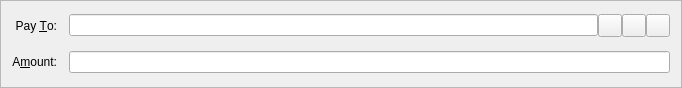
<?xml version="1.0" encoding="UTF-8"?>
<ui version="4.0">
 <class>CreateProposalPayToEntry</class>
 <widget class="QFrame" name="CreateProposalPayToEntry">
  <property name="geometry">
   <rect>
    <x>0</x>
    <y>0</y>
    <width>682</width>
    <height>88</height>
   </rect>
  </property>
  <property name="windowTitle">
   <string>Form</string>
  </property>
  <property name="frameShape">
   <enum>QFrame::StyledPanel</enum>
  </property>
  <property name="frameShadow">
   <enum>QFrame::Sunken</enum>
  </property>
  <layout class="QGridLayout" name="gridLayout">
   <property name="spacing">
    <number>12</number>
   </property>
   <item row="4" column="0">
    <widget class="QLabel" name="label">
     <property name="text">
      <string>A&amp;mount:</string>
     </property>
     <property name="alignment">
      <set>Qt::AlignRight|Qt::AlignTrailing|Qt::AlignVCenter</set>
     </property>
     <property name="buddy">
      <cstring>payAmount</cstring>
     </property>
    </widget>
   </item>
   <item row="3" column="0">
    <widget class="QLabel" name="label_2">
     <property name="text">
      <string>Pay &amp;To:</string>
     </property>
     <property name="alignment">
      <set>Qt::AlignRight|Qt::AlignTrailing|Qt::AlignVCenter</set>
     </property>
     <property name="buddy">
      <cstring>payTo</cstring>
     </property>
    </widget>
   </item>
   <item row="4" column="1">
    <widget class="BitcoinAmountField" name="payAmount"/>
   </item>
   <item row="3" column="1">
    <layout class="QHBoxLayout" name="payToLayout">
     <property name="spacing">
      <number>0</number>
     </property>
     <item>
      <widget class="QValidatedLineEdit" name="payTo">
       <property name="toolTip">
        <string>The address to send the payment to</string>
       </property>
       <property name="maxLength">
        <number>34</number>
       </property>
      </widget>
     </item>
     <item>
      <widget class="QToolButton" name="addressBookButton">
       <property name="toolTip">
        <string>Choose address from address book</string>
       </property>
       <property name="text">
        <string/>
       </property>
       <property name="icon">
        <iconset resource="../bitcoin.qrc">
         <normaloff>:/icons/address-book</normaloff>:/icons/address-book</iconset>
       </property>
       <property name="shortcut">
        <string>Alt+A</string>
       </property>
      </widget>
     </item>
     <item>
      <widget class="QToolButton" name="pasteButton">
       <property name="toolTip">
        <string>Paste address from clipboard</string>
       </property>
       <property name="text">
        <string/>
       </property>
       <property name="icon">
        <iconset resource="../bitcoin.qrc">
         <normaloff>:/icons/editpaste</normaloff>:/icons/editpaste</iconset>
       </property>
       <property name="shortcut">
        <string>Alt+P</string>
       </property>
      </widget>
     </item>
     <item>
      <widget class="QToolButton" name="deleteButton">
       <property name="toolTip">
        <string>Remove this recipient</string>
       </property>
       <property name="text">
        <string/>
       </property>
       <property name="icon">
        <iconset resource="../bitcoin.qrc">
         <normaloff>:/icons/remove</normaloff>:/icons/remove</iconset>
       </property>
      </widget>
     </item>
    </layout>
   </item>
  </layout>
 </widget>
 <customwidgets>
  <customwidget>
   <class>BitcoinAmountField</class>
   <extends>QLineEdit</extends>
   <header>bitcoinamountfield.h</header>
   <container>1</container>
  </customwidget>
  <customwidget>
   <class>QValidatedLineEdit</class>
   <extends>QLineEdit</extends>
   <header>qvalidatedlineedit.h</header>
  </customwidget>
 </customwidgets>
 <resources>
  <include location="../bitcoin.qrc"/>
 </resources>
 <connections/>
</ui>
